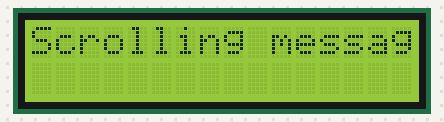
Simulated run of this sketch. Board: Arduino Uno, built with avr-gcc and run on an emulated ATmega328P. Shown: 16×2 character LCD.

Above: at 10.7 s.
At 12.34 s:
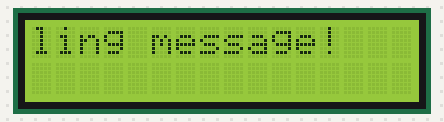
At 13.99 s:
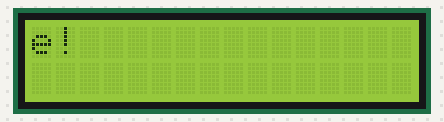
At 18.66 s:
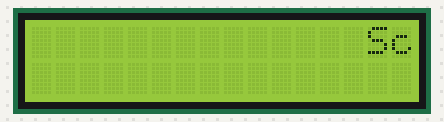
At 31.38 s:
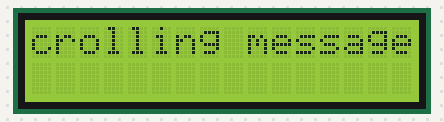
At 38.44 s:
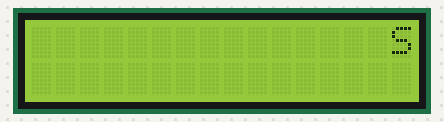

Measured:
- what the display in image 0 shows lasts 1.0 s, from 10.7 s to 11.7 s

The sketch:

sketch_scroll_screen.ino
```cpp
#include<LiquidCrystal.h>
const int rs=8, en=9, d4=5, d5=4, d6=3, d7=2;

LiquidCrystal lcd(rs,en,d4,d5,d6,d7);


void loop() {
  count_countdown();
  delay(600);
  scroll_left();
  delay(600);
  scroll_right();
}

//Displays the numbers from 0 to 9
void count_countdown(){
 lcd.setCursor(0,0);
   for (int thisChar = 0; thisChar < 10; thisChar++) {
      lcd.print(thisChar);
      delay(500);
  }
  //Changes line and displays the numbers from 9 to 0
  lcd.setCursor(0,1);
    for (int thisChar =9; thisChar>=0; thisChar--) {
      lcd.print(thisChar);
       delay(500);
  }
  }

//Scrolls message from left to right
void scroll_left(){
  lcd.begin(16, 2);
  lcd.print("Scrolling message!");
  delay(1000);
    for (int positionCounter = 0; positionCounter < 18; positionCounter++) {
    // scroll one position left:
    lcd.scrollDisplayLeft();
    // wait a bit:
    delay(150);
  }
  delay(600);
}

//Scrolls message from right to left
void scroll_right(){
  lcd.begin(16, 2);
  lcd.print("Scrolling message!");
  delay(1000);
    for (int positionCounter = 0; positionCounter < 20; positionCounter++) {
    // scroll one position right:
    lcd.scrollDisplayRight();
    // wait a bit:
    delay(150);

    }
}
/*void setup() {
lcd.begin(16, 2);
//lcd.setCursor()
lcd.print("hello students");

  // put your setup code here, to run once:

}

void loop() {
  // put your main code here, to run repeatedly:

 }*/
```
